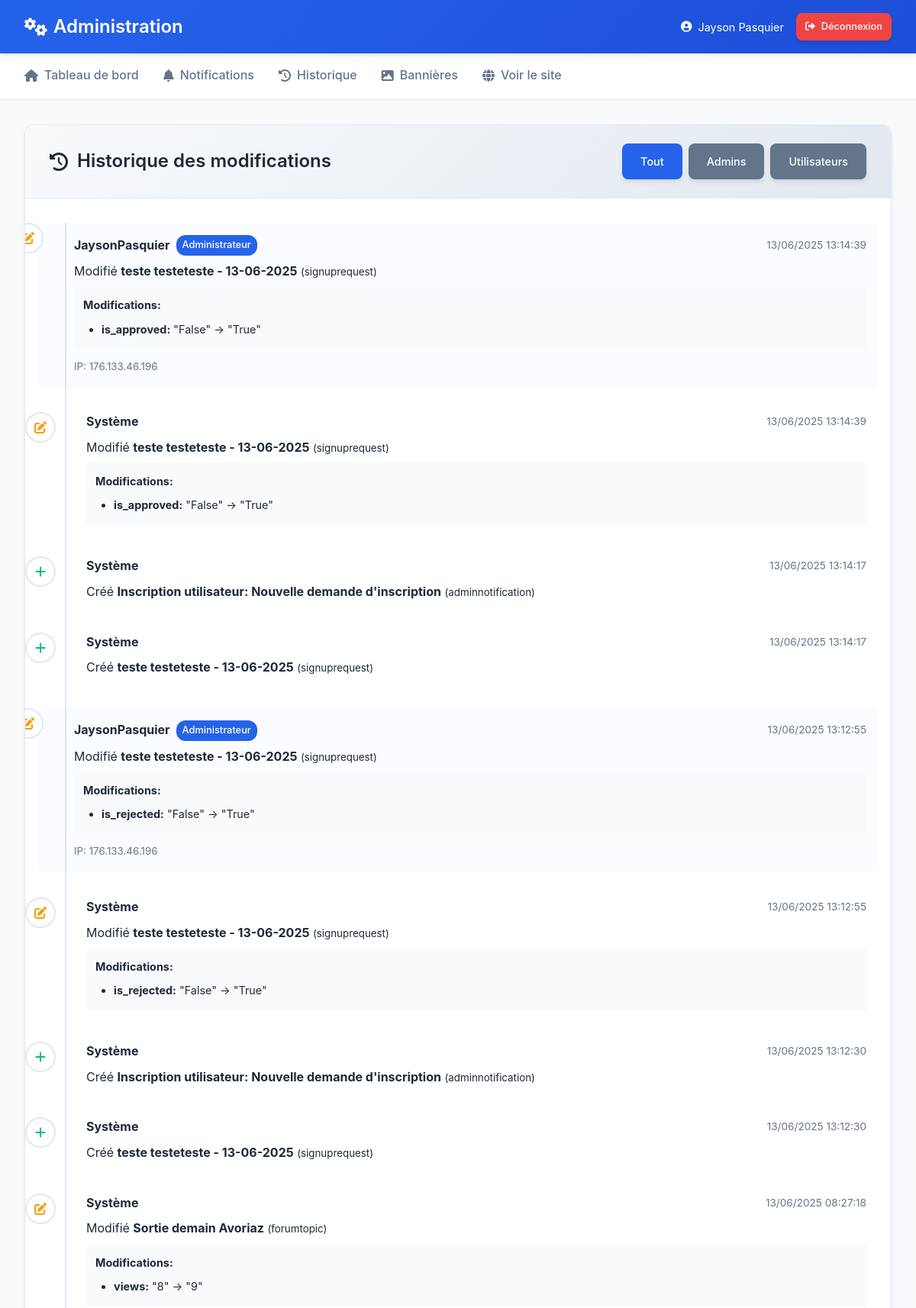
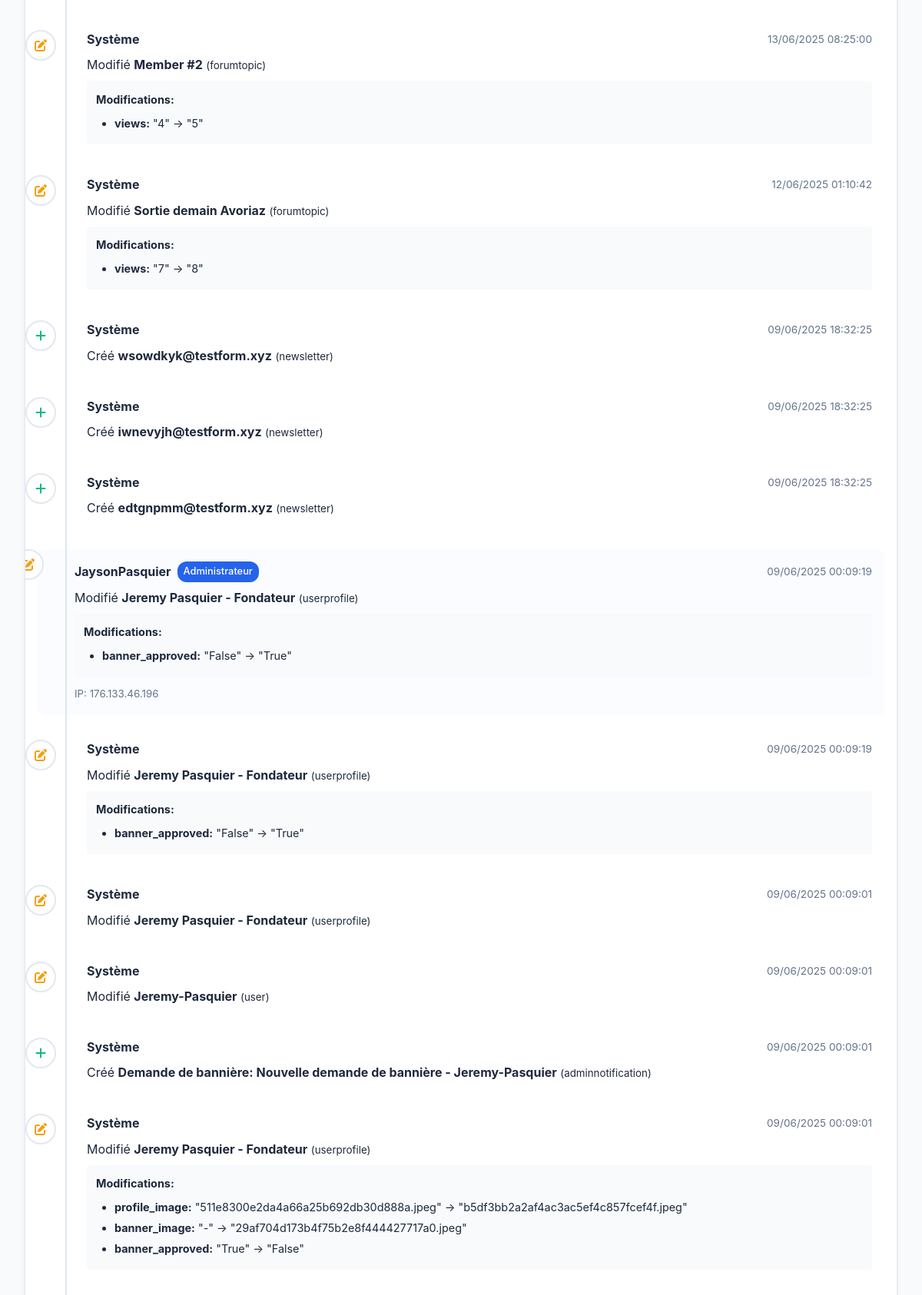
Screenshot of /custom-admin/history/ (signed in, upper part) with the database file from the repository (2 pictures, top to bottom).
### admin_custom/models.py (models this page shows, shortened)
class ChangeHistory(models.Model):
    ACTION_CHOICES = [
        ('create', 'Créé'),
        ('update', 'Modifié'),
        ('delete', 'Supprimé'),
    ]
    ACTOR_CHOICES = [
        ('admin', 'Administrateur'),
        ('user', 'Utilisateur'),
        ('system', 'Système'),
    ]
    action = models.CharField(max_length=10, choices=ACTION_CHOICES)
    actor_type = models.CharField(max_length=10, choices=ACTOR_CHOICES)
    user = models.ForeignKey(User, on_delete=models.SET_NULL, null=True, blank=True)
    timestamp = models.DateTimeField(auto_now_add=True)
    content_type = models.ForeignKey(ContentType, on_delete=models.CASCADE)
    object_id = models.PositiveIntegerField(null=True, blank=True)
    content_object = GenericForeignKey('content_type', 'object_id')
    object_repr = models.CharField(max_length=200)
    field_changes = models.JSONField(default=dict, blank=True)
    ip_address = models.GenericIPAddressField(null=True, blank=True)
    user_agent = models.TextField(blank=True)
    class Meta:
        ordering = ['-timestamp']
        indexes = [
            models.Index(fields=['timestamp']),
            models.Index(fields=['actor_type']),
            models.Index(fields=['content_type', 'object_id']),
        ]

### admin_custom/views.py (the view)
# urls.py: path('history/', views.change_history, name='change_history'),
@user_passes_test(is_admin)
def change_history(request):
    history_type = request.GET.get('type', 'all')
    history = ChangeHistory.objects.all()
    if history_type == 'admin':
        history = history.filter(actor_type='admin')
    elif history_type == 'user':
        history = history.filter(actor_type__in=['user', 'system'])
    paginator = Paginator(history, 50)
    page_number = request.GET.get('page')
    page_obj = paginator.get_page(page_number)
    context = {
        'history': page_obj,
        'history_type': history_type,
        'title': 'Historique des modifications'
    }
    return render(request, 'admin_custom/change_history.html', context)

### admin_custom/views.py (called while the page is built)
def is_admin(user):
    return user.is_authenticated and (user.is_staff or user.is_superuser)

### core/context_processors.py (called while the page is built)
def club_info(request):
    try:
        info = ClubInfo.objects.first()
    except:
        info = None
    return {'global_club_info': info}

### templates/admin_custom/change_history.html (shortened to what this page needs)
{% extends 'admin_custom/base.html' %}
{% block content %}
<div class="admin-card">
    <div class="admin-card-header">
        <h2>
            <i class="fas fa-history"></i>
            Historique des modifications
        </h2>
        <div class="history-filters">
            <a href="?type=all" class="btn {% if history_type == 'all' %}btn-primary{% else %}btn-secondary{% endif %}">
                Tout
            </a>
            <a href="?type=admin" class="btn {% if history_type == 'admin' %}btn-primary{% else %}btn-secondary{% endif %}">
                Admins
            </a>
            <a href="?type=user" class="btn {% if history_type == 'user' %}btn-primary{% else %}btn-secondary{% endif %}">
                Utilisateurs
            </a>
        </div>
    </div>
    <div class="admin-card-body">
        {% if history %}
            <div class="history-timeline">
                {% for change in history %}
                    <div class="history-item {% if change.actor_type == 'admin' %}admin-change{% endif %}">
                        <div class="history-icon">
                            {% if change.action == 'create' %}
                                <i class="fas fa-plus" style="color: var(--success-color);"></i>
                            {% elif change.action == 'update' %}
                                <i class="fas fa-edit" style="color: var(--warning-color);"></i>
                            {% elif change.action == 'delete' %}
                                <i class="fas fa-trash" style="color: var(--danger-color);"></i>
                            {% endif %}
                        </div>
                        <div class="history-content">
                            <div class="history-header">
                                <div class="history-actor">
                                    {% if change.user %}
                                        <strong>{{ change.user.username }}</strong>
                                        <span class="actor-type {{ change.actor_type }}">{{ change.get_actor_type_display }}</span>
                                    {% else %}
                                        <strong>Système</strong>
                                    {% endif %}
                                </div>
                                <div class="history-time">
                                    {{ change.timestamp|date:"d/m/Y H:i:s" }}
                                </div>
                            </div>
                            <div class="history-action">
                                {{ change.get_action_display }} <strong>{{ change.object_repr }}</strong>
                                <small>({{ change.content_type.model }})</small>
                            </div>
                            {% if change.field_changes %}
                                <div class="field-changes">
                                    <strong>Modifications:</strong>
                                    <ul>
                                        {% for field, changes in change.field_changes.items %}
                                            <li>
                                                <strong>{{ field }}:</strong>
                                                "{{ changes.old|default:"-" }}" → "{{ changes.new|default:"-" }}"
                                            </li>
                                        {% endfor %}
                                    </ul>
                                </div>
                            {% endif %}
                            {% if change.ip_address %}
                                <div class="history-meta">
                                    <small>IP: {{ change.ip_address }}</small>
                                </div>
                            {% endif %}
                        </div>
                    </div>
                {% endfor %}
            </div>
        {% else %}
            <div style="text-align: center; padding: 3rem; color: var(--text-secondary);">
                <i class="fas fa-history" style="font-size: 3rem; margin-bottom: 1rem; display: block;"></i>
                <h3>Aucun historique</h3>
                <p>L'historique des modifications apparaîtra ici.</p>
            </div>
        {% endif %}
    </div>
</div>
{% endblock %}

### templates/admin_custom/base.html (shortened to what this page needs)
<!DOCTYPE html>
<html lang="fr">
<head>
    <link href="https://cdnjs.cloudflare.com/ajax/libs/font-awesome/6.4.0/css/all.min.css" rel="stylesheet">
</head>
<body>
    <header class="admin-header">
        <div class="header-container">
            <h1 class="header-title">
                <i class="fas fa-cogs"></i>
                Administration
            </h1>
            <div class="header-user">
                <div class="user-info">
                    <i class="fas fa-user-circle"></i>
                    <span>{{ user.get_full_name|default:user.username }}</span>
                </div>
                <a href="{% url 'logout' %}" class="btn btn-danger btn-sm">
                    <i class="fas fa-sign-out-alt"></i>
                    Déconnexion
                </a>
            </div>
        </div>
    </header>
    <nav class="admin-nav">
        <div class="nav-container">
            <a href="{% url 'admin_dashboard' %}" class="nav-link">
                <i class="fas fa-home"></i>
                Tableau de bord
            </a>
            <a href="{% url 'admin_notifications' %}" class="nav-link">
                <i class="fas fa-bell"></i>
                Notifications
            </a>
            <a href="{% url 'change_history' %}" class="nav-link">
                <i class="fas fa-history"></i>
                Historique
            </a>
            <a href="{% url 'banner_requests' %}" class="nav-link">
                <i class="fas fa-image"></i>
                Bannières
            </a>
            <a href="/" class="nav-link" target="_blank">
                <i class="fas fa-globe"></i>
                Voir le site
            </a>
        </div>
    </nav>
    <div class="admin-container">
        {% block content %}{% endblock %}
    </div>
</body>
</html>

### templates/admin_custom/base.html (style rules this page uses)
:root { --primary-color: #2563eb; --primary-dark: #1d4ed8; --secondary-color: #64748b; --success-color: #10b981; --warning-color: #f59e0b; --danger-color: #ef4444; --dark-bg: #0f172a; --dark-card: #1e293b; --light-bg: #f8fafc; --border-color: #e2e8f0; --text-primary: #1e293b; --text-secondary: #64748b; --shadow: 0 4px 6px -1px rgba(0, 0, 0, 0.1); --shadow-lg: 0 10px 15px -3px rgba(0, 0, 0, 0.1); }
* { margin: 0; padding: 0; box-sizing: border-box; }
body { font-family: -apple-system, BlinkMacSystemFont, 'Segoe UI', Roboto, 'Helvetica Neue', Arial, sans-serif; background: var(--light-bg); color: var(--text-primary); line-height: 1.6; }
.admin-header { background: linear-gradient(135deg, var(--primary-color), var(--primary-dark)); color: white; padding: 1rem 0; box-shadow: var(--shadow); position: sticky; top: 0; z-index: 100; }
.header-container { max-width: 1400px; margin: 0 auto; padding: 0 2rem; display: flex; justify-content: space-between; align-items: center; }
.header-title { font-size: 1.5rem; font-weight: 600; display: flex; align-items: center; gap: 0.5rem; }
.header-user { display: flex; align-items: center; gap: 1rem; }
.user-info { display: flex; align-items: center; gap: 0.5rem; font-size: 0.9rem; }
.admin-nav { background: white; border-bottom: 1px solid var(--border-color); padding: 0; }
.nav-container { max-width: 1400px; margin: 0 auto; padding: 0 2rem; display: flex; gap: 2rem; }
.nav-link { color: var(--text-secondary); text-decoration: none; padding: 1rem 0; display: flex; align-items: center; gap: 0.5rem; font-weight: 500; border-bottom: 2px solid transparent; transition: all 0.2s ease; }
.admin-container { max-width: 1400px; margin: 2rem auto; padding: 0 2rem; min-height: calc(100vh - 200px); }
.admin-card { background: white; border-radius: 12px; box-shadow: var(--shadow); margin-bottom: 2rem; overflow: hidden; border: 1px solid var(--border-color); }
.admin-card-header { padding: 1.5rem 2rem; border-bottom: 1px solid var(--border-color); display: flex; justify-content: space-between; align-items: center; background: linear-gradient(135deg, #f8fafc, #e2e8f0); }
.admin-card-header h1, .admin-card-header h2 { font-size: 1.5rem; font-weight: 600; color: var(--text-primary); display: flex; align-items: center; gap: 0.75rem; }
.admin-card-body { padding: 2rem; }
.btn { display: inline-flex; align-items: center; gap: 0.5rem; padding: 0.75rem 1.5rem; border: none; border-radius: 8px; font-weight: 500; text-decoration: none; cursor: pointer; transition: all 0.2s ease; font-size: 0.9rem; box-shadow: var(--shadow); }
.btn-primary { background: var(--primary-color); color: white; }
.btn-danger { background: var(--danger-color); color: white; }
.btn-secondary { background: var(--secondary-color); color: white; }
.btn-sm { padding: 0.5rem 0.75rem; font-size: 0.8rem; }

### templates/admin_custom/change_history.html (style rules this page uses)
.history-filters { display: flex; gap: 0.5rem; }
.history-timeline { position: relative; }
.history-timeline::before { content: ''; position: absolute; left: 20px; top: 0; bottom: 0; width: 2px; background: var(--border-color); }
.history-item { position: relative; display: flex; margin-bottom: 2rem; padding-left: 3rem; }
.history-item.admin-change { background: rgba(37, 99, 235, 0.02); border-radius: 8px; padding: 1rem 1rem 1rem 3rem; margin-left: -1rem; margin-right: -1rem; }
.history-icon { position: absolute; left: -2rem; top: 0; width: 40px; height: 40px; background: white; border: 2px solid var(--border-color); border-radius: 50%; display: flex; align-items: center; justify-content: center; }
.history-content { flex: 1; }
.history-header { display: flex; justify-content: space-between; align-items: center; margin-bottom: 0.5rem; }
.history-actor { display: flex; align-items: center; gap: 0.5rem; }
.actor-type { font-size: 0.8rem; padding: 0.2rem 0.5rem; border-radius: 12px; font-weight: 500; }
.actor-type.admin { background: var(--primary-color); color: white; }
.history-time { font-size: 0.85rem; color: var(--text-secondary); }
.history-action { margin-bottom: 0.5rem; }
.field-changes { background: #f8fafc; padding: 0.75rem; border-radius: 4px; margin: 0.5rem 0; font-size: 0.9rem; }
.field-changes ul { margin: 0.5rem 0 0 0; padding-left: 1.5rem; }
.field-changes li { margin-bottom: 0.25rem; }
.history-meta { margin-top: 0.5rem; color: var(--text-secondary); }

### rows the page displays
ChangeHistory: user.username "JaysonPasquier", actor_type "Administrateur", timestamp "13/06/2025 13:14:39", action "Modifié", object_repr "teste testeteste - 13-06-2025", content_type.model "signuprequest", field_changes "is_approved", old "False", new "True", ip_address "176.133.46.196"
ChangeHistory: shows "Système", timestamp "13/06/2025 13:14:39", action "Modifié", object_repr "teste testeteste - 13-06-2025", content_type.model "signuprequest", field_changes "is_approved", old "False", new "True"
ChangeHistory: shows "Système", timestamp "13/06/2025 13:14:17", action "Créé", object_repr "Inscription utilisateur: Nouvelle demande d'inscription", content_type.model "adminnotification"
ChangeHistory: shows "Système", timestamp "13/06/2025 13:14:17", action "Créé", object_repr "teste testeteste - 13-06-2025", content_type.model "signuprequest"
ChangeHistory: user.username "JaysonPasquier", actor_type "Administrateur", timestamp "13/06/2025 13:12:55", action "Modifié", object_repr "teste testeteste - 13-06-2025", content_type.model "signuprequest", field_changes "is_rejected", old "False", new "True", ip_address "176.133.46.196"
ChangeHistory: shows "Système", timestamp "13/06/2025 13:12:55", action "Modifié", object_repr "teste testeteste - 13-06-2025", content_type.model "signuprequest", field_changes "is_rejected", old "False", new "True"
ChangeHistory: shows "Système", timestamp "13/06/2025 13:12:30", action "Créé", object_repr "Inscription utilisateur: Nouvelle demande d'inscription", content_type.model "adminnotification"
ChangeHistory: shows "Système", timestamp "13/06/2025 13:12:30", action "Créé", object_repr "teste testeteste - 13-06-2025", content_type.model "signuprequest"
ChangeHistory: shows "Système", timestamp "13/06/2025 08:27:18", action "Modifié", object_repr "Sortie demain Avoriaz", content_type.model "forumtopic", field_changes "views", old "8", new "9"
ChangeHistory: shows "Système", timestamp "13/06/2025 08:25:00", action "Modifié", object_repr "Member #2", content_type.model "forumtopic", field_changes "views", old "4", new "5"
ChangeHistory: shows "Système", timestamp "12/06/2025 01:10:42", action "Modifié", object_repr "Sortie demain Avoriaz", content_type.model "forumtopic", field_changes "views", old "7", new "8"
ChangeHistory: shows "Système", timestamp "09/06/2025 18:32:25", action "Créé", object_repr "wsowdkyk@testform.xyz", content_type.model "newsletter"
ChangeHistory: shows "Système", timestamp "09/06/2025 18:32:25", action "Créé", object_repr "iwnevyjh@testform.xyz", content_type.model "newsletter"
ChangeHistory: shows "Système", timestamp "09/06/2025 18:32:25", action "Créé", object_repr "edtgnpmm@testform.xyz", content_type.model "newsletter"
ChangeHistory: user.username "JaysonPasquier", actor_type "Administrateur", timestamp "09/06/2025 00:09:19", action "Modifié", object_repr "Jeremy Pasquier - Fondateur", content_type.model "userprofile", field_changes "banner_approved", old "False", new "True", ip_address "176.133.46.196"
ChangeHistory: shows "Système", timestamp "09/06/2025 00:09:19", action "Modifié", object_repr "Jeremy Pasquier - Fondateur", content_type.model "userprofile", field_changes "banner_approved", old "False", new "True"
ChangeHistory: shows "Système", timestamp "09/06/2025 00:09:01", action "Modifié", object_repr "Jeremy Pasquier - Fondateur", content_type.model "userprofile"
ChangeHistory: shows "Système", timestamp "09/06/2025 00:09:01", action "Modifié", object_repr "Jeremy-Pasquier", content_type.model "user"
ChangeHistory: shows "Système", timestamp "09/06/2025 00:09:01", action "Créé", object_repr "Demande de bannière: Nouvelle demande de bannière - Jeremy-Pasquier", content_type.model "adminnotification"
ChangeHistory: shows "Système", timestamp "09/06/2025 00:09:01", action "Modifié", object_repr "Jeremy Pasquier - Fondateur", content_type.model "userprofile", field_changes "profile_image" "banner_image" "banner_approved", old "511e8300e2da4a66a25b692db30d888a.jpeg" "-" "True", new "b5df3bb2a2af4ac3ac5ef4c857fcef4f.jpeg" "29af704d173b4f75b2e8f444427717a0.jpeg" "False"

### other values shown
{{ user.get_full_name|default:user.username }} "Jayson Pasquier"
